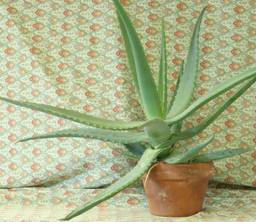
//> input picture Data/Aloe/Left.png, 256 x 222 px, shrunk from 641 x 555 before the run
$ ./main   (built with g++ and OpenCV 4)
//> lines starting //> are read from the running program, lines starting //| are printed output that depends on the picture
// Belief Propagation for Stereo Matching
// GitHub Repository: https://github.com/bollasap/belief-propagation-stereo
//

#include <iostream>
#include <string>
#include <vector>
#include <chrono>
#include <algorithm>
#include <opencv2/opencv.hpp>

using namespace std;
using namespace cv;

typedef vector<int> IntRow;
typedef vector<IntRow> IntTable;
typedef vector<int> Msg;
typedef vector<Msg> MsgRow;
typedef vector<MsgRow> MsgTable;

class BP
{
private:
	int width, height, nextLine, bufferSize;
	IntTable smoothnessCost;
	Mat leftImage, rightImage, dispMap, dispImage;
	MsgTable dataCost, msgUp, msgDown, msgRight, msgLeft;
	MsgTable msgUp2, msgDown2, msgRight2, msgLeft2;

	void lowMemoryImplementation();
	void updateBuffer(int n);
	void standardImplementation();
	void updateMessages();
	void sendMessageUp(int x, int y, bool secondary = false);
	void sendMessageDown(int x, int y, bool secondary = false);
	void sendMessageRight(int x, int y, bool secondary = false);
	void sendMessageLeft(int x, int y, bool secondary = false);
	void createMessage(Msg &msgData, Msg &msgIn1, Msg &msgIn2, Msg &msgIn3, Msg &msgOut);
	double calcDataCost(int x, int y, int label);
	int calcSmoothnessCost(int label1, int label2);
	int findBestAssignment(int x, int y);
	int calcBelief(int x, int y, int label);
	int calcEnergy();
	void showDisparityImage();

public:
	bool sgmLike, lowMemory, colorMap;
	int dispLevels, updateSchedule, iterations, windowSize;
	int smoothnessWeight, smoothnessThreshold, sgmP1, sgmP2;
	int previousLabelsCost;

	Mat computeDisparity(Mat left, Mat right);
};

BP bp;
string inputFolder;
bool gaussianFilter, motion;

void runStereoMatching(string leftFile, string rightFile, string disparityFile);

// Start the program
int main()
{
	// Load the file containing the user's options
	FileStorage fs("Options.yml", ACCESS_READ);
	if (!fs.isOpened())
	{
		cerr << "Options file failed to open." << endl;
		exit(1);
	}

	// Retrieve the parameter values from the file
	inputFolder = (string)fs["Input Folder"];
	bp.dispLevels = (int)fs["Disparity Levels"];
	bp.updateSchedule = (int)fs["Update Schedule"];
	bp.iterations = (int)fs["Iterations"];
	gaussianFilter = (int)fs["Gaussian Filter"];
	bp.windowSize = (int)fs["Window Size"];
	bp.sgmLike = (int)fs["SGM Like"];
	bp.smoothnessWeight = (int)fs["Smoothness Weight"];
	bp.smoothnessThreshold = (int)fs["Smoothness Threshold"];
	bp.sgmP1 = (int)fs["SGM P1"];
	bp.sgmP2 = (int)fs["SGM P2"];
	bp.lowMemory = (int)fs["Low Memory"];
	bp.colorMap = (int)fs["Color Map"];
	motion = (int)fs["Motion"];
	bp.previousLabelsCost = (int)fs["Previous Labels Cost"];

	// Close the file
	fs.release();

	// Display the parameter values
	cout << "Input Folder: " << inputFolder << endl;
	cout << "Disparity Levels: " << bp.dispLevels << endl;
	cout << "Update Schedule: " << bp.updateSchedule << endl;
	cout << "Iterations: " << bp.iterations << endl;
	cout << "Gaussian Filter: " << gaussianFilter << endl;
	cout << "Window Size: " << bp.windowSize << endl;
	cout << "SGM Like: " << bp.sgmLike << endl;
	cout << "Smoothness Weight: " << bp.smoothnessWeight << endl;
	cout << "Smoothness Threshold: " << bp.smoothnessThreshold << endl;
	cout << "SGM P1: " << bp.sgmP1 << endl;
	cout << "SGM P2: " << bp.sgmP2 << endl;
	cout << "Low Memory: " << bp.lowMemory << endl;
	cout << "Color Map: " << bp.colorMap << endl;
	cout << "Motion: " << motion << endl;
	cout << "Previous Labels Cost: " << bp.previousLabelsCost << endl;
	cout << endl;

	// Start the timer
	auto start = chrono::steady_clock::now();

	if (motion)
	{
		// If the user selected it, perform stereo matching with motion (five image pairs)
		for (int i = 1; i <= 5; i++)
		{
			string leftFile = inputFolder + "Motion/Left_" + to_string(i) + ".png";
			string rightFile = inputFolder + "Motion/Right_" + to_string(i) + ".png";
			string disparityFile = "Disparity_" + to_string(i) + ".png";
			runStereoMatching(leftFile, rightFile, disparityFile);
		}
	}
	else
	{
		// Otherwise, perform stereo matching without motion (one image pair)
		string leftFile = inputFolder + "Left.png";
		string rightFile = inputFolder + "Right.png";
		string disparityFile = "Disparity.png";
		runStereoMatching(leftFile, rightFile, disparityFile);
	}

	// Stop the timer and display the time
	auto end = chrono::steady_clock::now();
	auto diff = end - start;
	cout << "Running Time: " << chrono::duration<double, milli>(diff).count() << " ms" << endl;
	cout << endl;

	waitKey(0);

	return 0;
}

// Perform the stereo matching process
void runStereoMatching(string leftFile, string rightFile, string disparityFile)
{
//> called with leftFile = "./Data/Tsukuba/Left.png", rightFile = "./Data/Tsukuba/Right.png", disparityFile = "Disparity.png"
	// Read the images and convert them to grayscale images
	Mat left = imread(leftFile, IMREAD_GRAYSCALE);
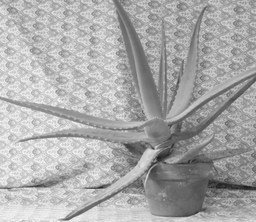
//> left: 222 rows x 256 cols, CV_8UC1; min 27, max 245, mean 169.4
	Mat right = imread(rightFile, IMREAD_GRAYSCALE);
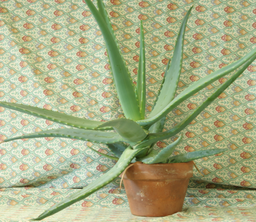
//> input picture Data/Aloe/Right.png, 256 x 222 px, shrunk from 641 x 555 before the run
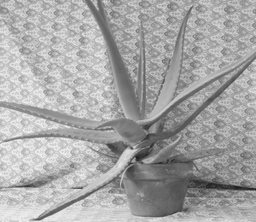
//> right: 222 rows x 256 cols, CV_8UC1; min 28, max 244, mean 166.4
	if (left.data == NULL || right.data == NULL)
	{
		cerr << "Left or right image failed to open." << endl;
		exit(2);
	}

	// Check if the images are the same size
	if (left.cols != right.cols || left.rows != right.rows)
	{
		cerr << "Sizes do not match." << endl;
		exit(3);
	}

	// If the user selected it, apply a Gaussian filter to the images
	if (gaussianFilter)
	{
		GaussianBlur(left, left, Size(5, 5), 0.68);
		GaussianBlur(right, right, Size(5, 5), 0.68);
	}

	// Create the disparity map
	Mat disp = bp.computeDisparity(left, right);

	// Save the final disparity map to a file
	bool flag = imwrite(disparityFile, disp);
	if (flag == false)
	{
		cerr << "Save image failed." << endl;
		exit(4);
	}
}

// Create the disparity map
Mat BP::computeDisparity(Mat left, Mat right)
{
	// Get the two images
	leftImage = left;
	rightImage = right;

	// Get the dimensions of the left image
	width = leftImage.cols;
//> width = 256
	height = leftImage.rows;
//> height = 222

	// Set the disparity map to the same dimensions as the left image
	if (dispMap.cols != width || dispMap.rows != height)
		dispMap = Mat::zeros(height, width, CV_8U);

	// Calculate and keep in memory all smoothness cost values
	smoothnessCost = IntTable(dispLevels, IntRow(dispLevels));
	for (int i = 0; i < dispLevels; i++)
		for (int j = 0; j < dispLevels; j++)
			smoothnessCost[i][j] = calcSmoothnessCost(i, j);

	// Use the mode selected by the user (standard / low-memory)
	if (lowMemory && updateSchedule >= 5 && updateSchedule <= 6)
		lowMemoryImplementation();
	else if (!lowMemory && updateSchedule >= 1 && updateSchedule <= 6)
		standardImplementation();

	// Display the disparity map
	showDisparityImage();

	return dispImage;
}

// Low-Memory mode
// [118 lines left out: functions lowMemoryImplementation, updateBuffer, not called in this run]

// Standard mode
void BP::standardImplementation()
{
	// Calculate and keep in memory all data cost values
	dataCost = MsgTable(height, MsgRow(width, Msg(dispLevels)));
	for (int y = 0; y < height; y++)
		for (int x = 0; x < width; x++)
			for (int i = 0; i < dispLevels; i++)
				dataCost[y][x][i] = (int)calcDataCost(x, y, i);

	// Initialize the message arrays to zero
	msgUp = MsgTable(height, MsgRow(width, Msg(dispLevels, 0)));
	msgDown = MsgTable(height, MsgRow(width, Msg(dispLevels, 0)));
	msgRight = MsgTable(height, MsgRow(width, Msg(dispLevels, 0)));
	msgLeft = MsgTable(height, MsgRow(width, Msg(dispLevels, 0)));

	// Assign a lower cost to the labels used in the previous disparity map
	for (int y = 0; y < height; y++)
		for (int x = 0; x < width; x++)
		{
			int label = dispMap.at<uchar>(y, x);
			if (label != 0)
			{
				msgUp[y][x][label] = previousLabelsCost;
				msgDown[y][x][label] = previousLabelsCost;
				msgRight[y][x][label] = previousLabelsCost;
				msgLeft[y][x][label] = previousLabelsCost;
			}
		}

	// If the Synchronous message update schedule was selected, initialize the secondary arrays as well
	if (updateSchedule == 1)
	{
		msgUp2 = MsgTable(height, MsgRow(width, Msg(dispLevels, 0)));
		msgDown2 = MsgTable(height, MsgRow(width, Msg(dispLevels, 0)));
		msgRight2 = MsgTable(height, MsgRow(width, Msg(dispLevels, 0)));
		msgLeft2 = MsgTable(height, MsgRow(width, Msg(dispLevels, 0)));
	}

	cout << "Iter\tEnergy" << endl;
	cout << "----------------" << endl;

	// Start the loops
	for (int iter = 1; iter <= iterations; iter++)
	{
		// Update the messages
		updateMessages();

		// Update the disparity map
		for (int y = 0; y < height; y++)
			for (int x = 0; x < width; x++)
			{
				int label = findBestAssignment(x, y);
				dispMap.at<uchar>(y, x) = label;
			}

		// Calculate and display the energy
		int energy = calcEnergy();
		cout << iter << "\t" << energy << endl;

		// Display the disparity map
		showDisparityImage();
	}
//> this loop made 40 passes
//> pass 1, in showDisparityImage, `imshow("Disparity Image", dispImage);`:
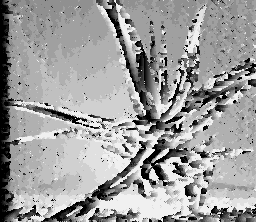
//> window 'Disparity Image': 222 rows x 256 cols, CV_8UC1; min 0, max 240, mean 158.1
//> pass 2, in showDisparityImage (call 2), `imshow("Disparity Image", dispImage);`:
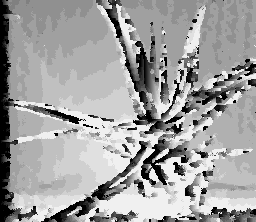
//> window 'Disparity Image': 222 rows x 256 cols, CV_8UC1; min 0, max 240, mean 161.2
//> after the loop:
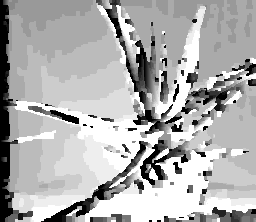
//> dispMap: 222 rows x 256 cols, CV_8UC1; min 0, max 15, mean 10.32; drawn with min black and max white

	cout << endl;
}

// Updates the messages using the message update schedule selected by the user
void BP::updateMessages()
{
	switch (updateSchedule)
	{
	case 1:
		// Synchronous
		for (int y = 0; y < height; y++)
			for (int x = 0; x < width; x++)
			{
				if (x < width - 1)
					sendMessageRight(x, y, true);
				if (x > 0)
					sendMessageLeft(x, y, true);
				if (y < height - 1)
					sendMessageDown(x, y, true);
				if (y > 0)
					sendMessageUp(x, y, true);
			}
		msgLeft = msgLeft2;
		msgRight = msgRight2;
		msgUp = msgUp2;
		msgDown = msgDown2;
		break;

	case 2:
		// Bipartite
		for (int i = 0; i < 2; i++)
			for (int y = 0; y < height; y++)
				for (int x = (y + i) % 2; x < width; x += 2)
				{
					if (y > 0)
						sendMessageUp(x, y);
					if (y < height - 1)
						sendMessageDown(x, y);
					if (x < width - 1)
						sendMessageRight(x, y);
					if (x > 0)
						sendMessageLeft(x, y);
				}
		break;

	case 3:
		// BP-M (Accelerated)
		for (int y = 0; y < height; y++)
			for (int x = 0; x < width - 1; x++)
				sendMessageRight(x, y);
		for (int y = 0; y < height; y++)
			for (int x = width - 1; x >= 1; x--)
				sendMessageLeft(x, y);
		for (int x = 0; x < width; x++)
			for (int y = 0; y < height - 1; y++)
				sendMessageDown(x, y);
		for (int x = 0; x < width; x++)
			for (int y = height - 1; y >= 1; y--)
				sendMessageUp(x, y);
		break;

	case 4:
		// BP-S
		for (int y = 0; y < height; y++)
			for (int x = 0; x < width; x++)
			{
				if (x < width - 1)
					sendMessageRight(x, y);
				if (y < height - 1)
					sendMessageDown(x, y);
			}
		for (int y = height - 1; y >= 0; y--)
			for (int x = width - 1; x >= 0; x--)
			{
				if (x > 0)
					sendMessageLeft(x, y);
				if (y > 0)
					sendMessageUp(x, y);
			}
		break;

	case 5:
		// ByRow1
		for (int y = 0; y < height; y++)
		{
			for (int x = 0; x < width; x++)
			{
				if (x < width - 1)
					sendMessageRight(x, y);
				if (y < height - 1)
					sendMessageDown(x, y);
			}
			for (int x = width - 1; x >= 0; x--)
			{
				if (x > 0)
					sendMessageLeft(x, y);
				if (y > 0)
					sendMessageUp(x, y);
			}
		}
		break;

	case 6:
		// ByRow2
		for (int i = 1; i >= 0; i--)
			for (int y = i; y < height; y += 2)
			{
				for (int x = 0; x < width; x++)
				{
					if (x < width - 1)
						sendMessageRight(x, y);
					if (y < height - 1)
						sendMessageDown(x, y);
				}
				for (int x = width - 1; x >= 0; x--)
				{
					if (x > 0)
						sendMessageLeft(x, y);
					if (y > 0)
						sendMessageUp(x, y);
				}
			}
		break;
	}
}

// Sends a message to the pixel above
void BP::sendMessageUp(int x, int y, bool secondary)
{
	Msg &msgOut = (secondary) ? msgDown2[y - 1][x] : msgDown[y - 1][x];
	createMessage(dataCost[y][x], msgDown[y][x], msgRight[y][x], msgLeft[y][x], msgOut);
}

// Sends a message to the pixel below
void BP::sendMessageDown(int x, int y, bool secondary)
{
	Msg &msgOut = (secondary) ? msgUp2[y + 1][x] : msgUp[y + 1][x];
	createMessage(dataCost[y][x], msgUp[y][x], msgRight[y][x], msgLeft[y][x], msgOut);
}

// Sends a message to the pixel to the right
void BP::sendMessageRight(int x, int y, bool secondary)
{
	Msg &msgOut = (secondary) ? msgLeft2[y][x + 1] : msgLeft[y][x + 1];
	createMessage(dataCost[y][x], msgUp[y][x], msgDown[y][x], msgLeft[y][x], msgOut);
}

// Sends a message to the pixel to the left
void BP::sendMessageLeft(int x, int y, bool secondary)
{
	Msg &msgOut = (secondary) ? msgRight2[y][x - 1] : msgRight[y][x - 1];
	createMessage(dataCost[y][x], msgUp[y][x], msgDown[y][x], msgRight[y][x], msgOut);
}

// Creates a new message based on the user's selection (standard bp / sgm-like)
void BP::createMessage(Msg &msgData, Msg &msgIn1, Msg &msgIn2, Msg &msgIn3, Msg &msgOut)
{
	if (sgmLike)
	{
		// Create the vector (L)
		vector<int> L(dispLevels);
		for (int i = 0; i < dispLevels; i++)
			L[i] = msgData[i] + msgIn1[i] + msgIn2[i] + msgIn3[i];

		// Find the smallest value in the vector (minL)
		int minL = INT_MAX;
		for (int i = 0; i < dispLevels; i++)
			if (L[i] < minL)
				minL = L[i];

		// Use the smallest value (minL) to create the new message
		for (int i = 0; i < dispLevels; i++)
		{
			int cost1 = (i > 0) ? L[i - 1] + sgmP1 : INT_MAX;
			int cost2 = L[i];
			int cost3 = (i < dispLevels - 1) ? L[i + 1] + sgmP1 : INT_MAX;
			int cost4 = minL + sgmP2;

			msgOut[i] = min({ cost1, cost2, cost3, cost4 }) - minL;
		}
	}
	else
	{
		// Create the new message
		for (int i = 0; i < dispLevels; i++)
		{
			int min = INT_MAX;
			for (int j = 0; j < dispLevels; j++)
			{
				int cost = msgData[j] + smoothnessCost[i][j]
					+ msgIn1[j] + msgIn2[j] + msgIn3[j];
				if (cost < min)
					min = cost;
			}
			msgOut[i] = min;
		}

		// Normalize the message
		int min = INT_MAX;
		for (int i = 0; i < dispLevels; i++)
			if (msgOut[i] < min)
				min = msgOut[i];
		for (int i = 0; i < dispLevels; i++)
			msgOut[i] -= min;
	}
}

// Calculates the data cost using the window selected by the user
double BP::calcDataCost(int x, int y, int label)
{
	int sum = 0;
	for (int dy = -windowSize / 2; dy < windowSize / 2 + windowSize % 2; dy++)
		for (int dx = -windowSize / 2; dx < windowSize / 2 + windowSize % 2; dx++)
		{
			int leftPixel = (y + dy >= 0 && y + dy < height && x + dx >= 0
				&& x + dx < width) ? leftImage.at<uchar>(y + dy, x + dx) : 0;
			int rightPixel = (y + dy >= 0 && y + dy < height && x + dx - label >= 0
				&& x + dx - label < width) ? rightImage.at<uchar>(y + dy, x + dx - label) : 0;
			sum += abs(leftPixel - rightPixel);
		}
	double n = (windowSize * windowSize);
	double cost = sum / n;

	return cost;
}

// Calculates the smoothness cost
int BP::calcSmoothnessCost(int label1, int label2)
{
	int absoluteDiff = abs(label1 - label2);

	int cost;
	if (sgmLike)
		cost = (absoluteDiff == 0) ? 0 : (absoluteDiff == 1) ? sgmP1 : sgmP2;
	else
		cost = smoothnessWeight * min(absoluteDiff, smoothnessThreshold);

	return cost;
}

// Finds the best label for the pixel
int BP::findBestAssignment(int x, int y)
{
	int label, min = INT_MAX;
	for (int i = 0; i < dispLevels; i++)
	{
		int cost = calcBelief(x, y, i);
		if (cost < min)
		{
			label = i;
			min = cost;
		}
	}

	return label;
}

// Calculates the belief for a specific label
int BP::calcBelief(int x, int y, int label)
{
	int cost = dataCost[y][x][label]
		+ msgUp[y][x][label] + msgDown[y][x][label]
		+ msgRight[y][x][label] + msgLeft[y][x][label];

	return cost;
}

// Calculates the energy
int BP::calcEnergy()
{
	double energy = 0;
	for (int y = 0; y < height; y++)
		for (int x = 0; x < width; x++)
		{
			int label1 = dispMap.at<uchar>(y, x);
			energy += calcDataCost(x, y, label1);
			if (x < width - 1)
			{
				int label2 = dispMap.at<uchar>(y, x + 1);
				energy += smoothnessCost[label1][label2];
			}
			if (y < height - 1)
			{
				int label3 = dispMap.at<uchar>(y + 1, x);
				energy += smoothnessCost[label1][label3];
			}
		}

	return (int)energy;
}

// Displays the disparity map as an image
void BP::showDisparityImage()
{
	// Convert the disparity map to an image
	int scaleFactor = 256 / dispLevels;
	dispMap.convertTo(dispImage, CV_8U, scaleFactor);
	if (colorMap)
		applyColorMap(dispImage, dispImage, COLORMAP_JET);

	// Display the disparity map
	namedWindow("Disparity Image", WINDOW_NORMAL);
	imshow("Disparity Image", dispImage);
	waitKey(1);
}
